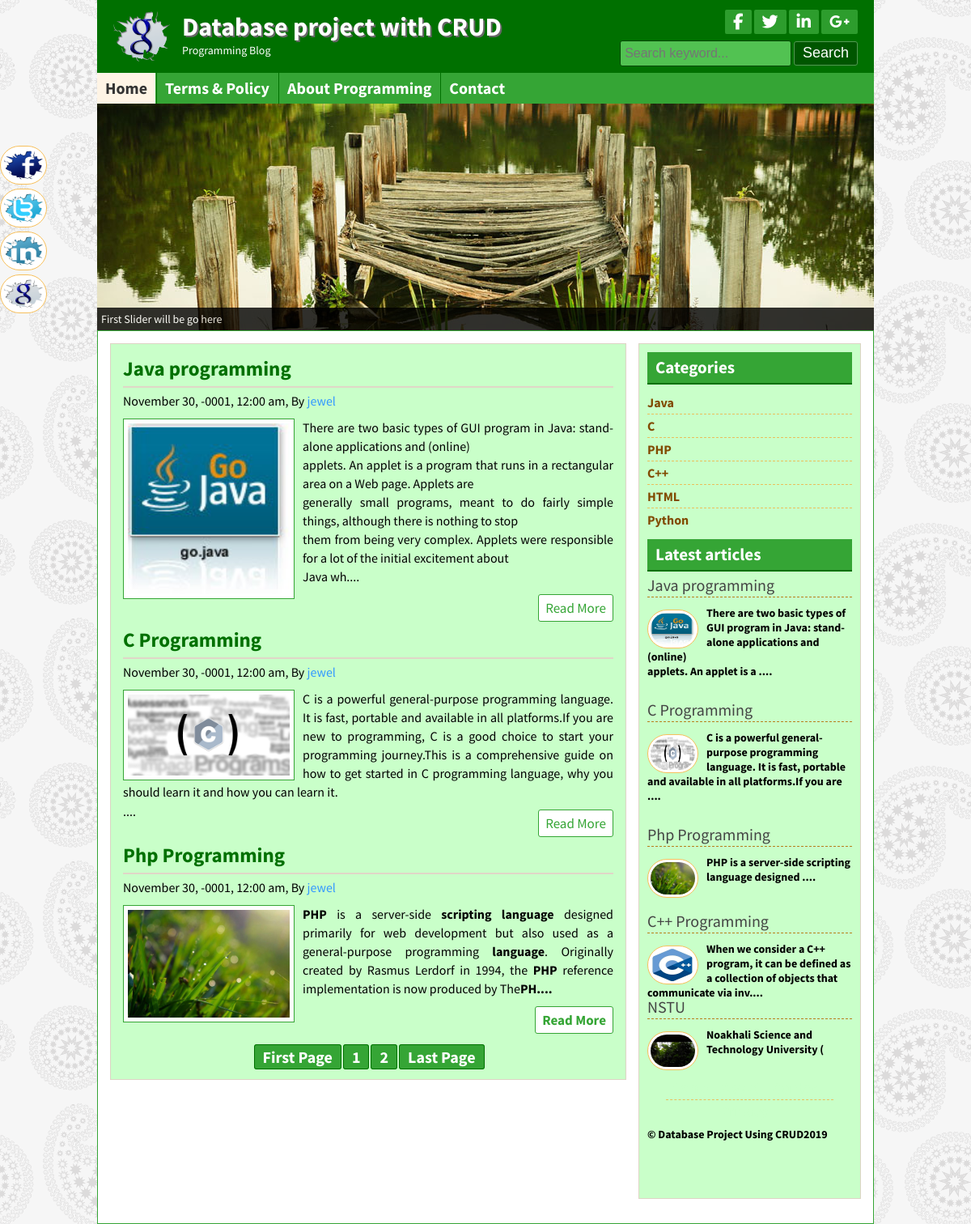
The page / on the database its author committed.
### tables this page shows
CREATE TABLE IF NOT EXISTS `title_slogan` (
  `id` int(11) NOT NULL AUTO_INCREMENT,
  `title` varchar(255) NOT NULL,
  `slogan` varchar(255) NOT NULL,
  `logo` varchar(255) NOT NULL,
  PRIMARY KEY (`id`)
);

CREATE TABLE IF NOT EXISTS `tbl_social` (
  `id` int(11) NOT NULL AUTO_INCREMENT,
  `fb` varchar(255) NOT NULL,
  `tw` varchar(255) NOT NULL,
  `ln` varchar(255) NOT NULL,
  `gp` varchar(255) NOT NULL,
  PRIMARY KEY (`id`)
);

CREATE TABLE IF NOT EXISTS `tbl_page` (
  `id` int(11) NOT NULL AUTO_INCREMENT,
  `name` varchar(255) NOT NULL,
  `body` text NOT NULL,
  PRIMARY KEY (`id`)
);

CREATE TABLE IF NOT EXISTS `tbl_post` (
  `id` int(11) NOT NULL AUTO_INCREMENT,
  `cat` int(11) NOT NULL,
  `title` varchar(255) NOT NULL,
  `description` varchar(255) NOT NULL,
  `body` text NOT NULL,
  `image` varchar(255) NOT NULL,
  `author` varchar(50) NOT NULL,
  `tags` varchar(255) NOT NULL,
  `date` timestamp NOT NULL,
  `userid` int(11) NOT NULL,
  PRIMARY KEY (`id`)
);

CREATE TABLE IF NOT EXISTS `tbl_category` (
  `id` int(11) NOT NULL AUTO_INCREMENT,
  `name` varchar(50) NOT NULL,
  PRIMARY KEY (`id`)
);

CREATE TABLE IF NOT EXISTS `tbl_footer` (
  `id` int(11) NOT NULL AUTO_INCREMENT,
  `note` varchar(255) NOT NULL,
  PRIMARY KEY (`id`)
);

### lib/database.php (called while the page is built, shortened)
<?php
	class database{
		public $host = DB_HOST;
		public $user = DB_USER;
		public $pass = DB_PASS;
		public $dbname = DB_NAME;
		public $link;
		private function connectDB(){
			$this->link = new mysqli($this->host, $this->user, $this->pass, $this->dbname);
		}
		public function select($query){
			$result = $this->link->query($query) or die($this->link->error.__LINE__);
			if($result->num_rows >0 ){
				return $result;
			}else{
				return false;
			}
		}
	}
?>

### helpers/format.php (called while the page is built, shortened)
<?php
	class format{
		public function formatdate($date){
			return date('F j, Y, g:i a',strtotime($date));
		}
		public function textshorten($text, $limit=400){
			$text = $text." ";
			$text = substr($text,0,$limit);
			$text = $text."....";
			return $text;
		}
	}
?>

### index.php (the view)
<?php include "inc/header.php"; ?>
<?php include "inc/slider.php"; ?>
	<div class="contentsection contemplete clear">
		<div class="maincontent clear">
			<?php
				$per_page = 3;
				if(isset($_GET["page"])){
					$page = $_GET["page"];
				}else{
					$page = 1;
				}
				$start_form = ($page-1) * $per_page;
			?>
		<?php
			$query = "select * from tbl_post limit $start_form, $per_page";
			$post = $db->select($query);
			if($post){
				while($result = $post->fetch_assoc()){
		?>
			<div class="samepost clear">
				<h2><a href="post.php?id=<?php echo $result['id']; ?>"><?php echo $result['title']; ?></a></h2>
				<h4><?php echo $fm->formatdate($result['date']); ?>, By <a href="#"><?php echo $result['author']; ?></a></h4>
				<a href="#"><img src="admin/<?php echo $result['image']; ?>" alt="post image"/></a>
				<?php echo $fm->textshorten($result['body']); ?>
				<div class="readmore clear">
				<a href="post.php?id=<?php echo $result['id']; ?>">Read More</a>
				</div>
			</div>
	<?php } ?>
	<?php
	$query = "select * from tbl_post";
	$result = $db->select($query);
	$total_rows = mysqli_num_rows($result);
	$total_pages = ceil($total_rows/$per_page);
	echo "<span class ='pagination'><a href = 'index.php?page=1'>".'First Page'."</a>";
	for($i=1; $i<=$total_pages; $i++){
		echo "<a href = 'index.php?page=".$i."'>".$i."</a>";
	}
	echo "<a href = 'index.php?page=$total_pages'>".'Last Page'."</a></span>" ?>
	<?php }else {header("Location:404.php");} ?>
	</div>
<?php include "inc/sidebar.php"; ?>
<?php include "inc/footer.php"; ?>

### inc/header.php (shortened to what this page needs)
<?php include "lib/database.php"; ?>
<?php include "helpers/format.php"; ?>
<?php
	$db = new database();
	$fm = new format();
?>
<!DOCTYPE html>
<html>
<head>
	<?php include "scripts/css.php"; ?>
</head>
<body>
	<div class="headersection templete clear">
		<a href="index.php">
			<div class="logo">
			<?php
				$query = "select * from title_slogan where id='1'";
				$blog_title = $db->select($query);
				if($blog_title){
					while($result = $blog_title->fetch_assoc()){
			?>
				<img src="admin/<?php echo $result['logo']; ?>" alt="Logo"/>
				<h2><?php echo $result['title']; ?></h2>
				<p><?php echo $result['slogan']; ?></p>
			<?php } } ?>
			</div>
		</a>
		<div class="social clear">
			<div class="icon clear">
			<?php
				$query = "select * from tbl_social where id='1'";
				$socialmedia = $db->select($query);
				if($socialmedia){
					while($result = $socialmedia->fetch_assoc()){
			?>
				<a href="<?php echo $result['fb'];?>" target="_blank"><i class="fa fa-facebook"></i></a>
				<a href="<?php echo $result['tw'];?>" target="_blank"><i class="fa fa-twitter"></i></a>
				<a href="<?php echo $result['ln'];?>" target="_blank"><i class="fa fa-linkedin"></i></a>
				<a href="<?php echo $result['gp'];?>" target="_blank"><i class="fa fa-google-plus"></i></a>
			<?php } } ?>
			</div>
			<div class="searchbtn clear">
			<form action="search.php" method="get">
				<input type="text" name="search" placeholder="Search keyword..."/>
				<input type="submit" name="submit" value="Search"/>
			</form>
			</div>
		</div>
	</div>
<div class="navsection templete">
	<?php
		$path = $_SERVER['SCRIPT_FILENAME'];
		$currentpage  = basename($path, '.php');
	?>
	<ul>
		<li><a <?php if($currentpage == 'index'){echo 'id="active"'; } ?> href="index.php">Home</a></li>
		<?php
			$query = "select * from tbl_page";
			$pages = $db->select($query);
			if($pages){
				while($result = $pages->fetch_assoc()){
		?>
			<li><a
			<?php
				if(isset($_GET['pageid']) && $_GET['pageid'] == $result['id']){
					echo 'id="active"';
				}
			?>
			href= "page.php?pageid=<?php echo $result['id']; ?>">
			<?php echo $result['name']; ?></a></li>
		<?php } } ?>
		<li><a <?php if($currentpage == 'contact'){echo 'id="active"'; } ?> href="contact.php">Contact</a></li>
	</ul>
</div>

### scripts/css.php
<link rel="stylesheet" href="font-awesome-4.5.0/css/font-awesome.css">
<link rel="stylesheet" href="css/nivo-slider.css" type="text/css" media="screen" />
<link rel="stylesheet" href="style.css">
<?php
		$query = "SELECT * FROM tbl_theme WHERE id='1'";
		$themes = $db->select($query);
		while($result = $themes->fetch_assoc()){
			if($result['theme'] == 'default'){ ?>
				<link rel="stylesheet" href="theme/default.css">
		<?php }
			elseif($result['theme'] == 'green'){ ?>
				<link rel="stylesheet" href="theme/green.css">
		<?php }
			elseif($result['theme'] == 'red'){ ?>
				<link rel="stylesheet" href="theme/red.css">
		<?php } } ?>

### inc/slider.php (shortened to what this page needs)
<div class="slidersection templete clear">
        <div id="slider">
		<?php
				$query = "select * from tbl_slider order by id limit 5";
					$slider = $db->select($query);
					if($slider){
						while($result = $slider->fetch_assoc()){
		?>
            <a href="#">
			</a>
        <?php } } ?>
        </div>
</div>

### inc/sidebar.php
<div class="sidebar clear">
		<div class="samesidebar clear">
			<h2>Categories</h2>
				<ul>
					<?php
						$query = "select * from tbl_category";
						$category = $db->select($query);
						if($category){
							while($result = $category->fetch_assoc()){
					?>
					<li><a href="posts.php?category=<?php echo $result['id']; ?>"><?php echo $result['name']; ?></a></li>
					<?php } }else{ ?>
						<li>NO Category Created.</li>
					<?php  } ?>
				</ul>
		</div>
		<div class="samesidebar clear">
			<h2>Latest articles</h2>
				<?php
					$query = "select * from tbl_post limit 5";
					$post = $db->select($query);
					if($post){
						while($result = $post->fetch_assoc()){
				?>
				<div class="popular clear">
					<h3><a href="post.php?id=<?php echo $result['id']; ?>"><?php echo $result['title']; ?></a></h3>
					<a href="post.php?id=<?php echo $result['id']; ?>">
						<img src="admin/<?php echo $result['image']; ?>" alt="post image"/></a>
					<?php echo $fm->textshorten($result['body'], 120); ?>
				</div>
		<?php } }else {header("Location:404.php");} ?>
		</div>
	</div>

### inc/footer.php (shortened to what this page needs)
</div>
	<div class="footersection templete clear">
	  <div class="footermenu clear">
		<ul>
			<li><a href="#">Home</a></li>
			<li><a href="#">About</a></li>
			<li><a href="#">Contact</a></li>
			<li><a href="#">Privacy</a></li>
		</ul>
	  </div>
	<?php
			$query = "select * from tbl_footer where id='1'";
			$copyright = $db->select($query);
			if($copyright){
				while($result = $copyright->fetch_assoc()){
	?>
	  <p>&copy; <?php echo $result['note']; ?><?php echo date('Y'); ?></p>
	<?php } }?>
	</div>
	<div class="fixedicon clear">
	<?php
		$query = "select * from tbl_social where id='1'";
		$socialmedia = $db->select($query);
		if($socialmedia){
			while($result = $socialmedia->fetch_assoc()){
	?>
		<a href="<?php echo $result['fb'];?>" target="_blank"><img src="images/fb.png" alt="Facebook"/></a>
		<a href="<?php echo $result['tw'];?>" target="_blank"><img src="images/tw.png" alt="Twitter"/></a>
		<a href="<?php echo $result['ln'];?>" target="_blank"><img src="images/in.png" alt="LinkedIn"/></a>
		<a href="<?php echo $result['gp'];?>" target="_blank"><img src="images/gl.png" alt="GooglePlus"/></a>
	<?php } } ?>
	</div>
</body>
</html>

### css/nivo-slider.css (style rules this page uses)
.nivoSlider { position:relative; }
.nivoSlider a.nivo-imageLink { position:absolute; top:0px; left:0px; width:100%; height:100%; border:0; padding:0; margin:0; z-index:60; display:none; }

### theme/green.css (style rules this page uses)
.headersection, .footersection { background: #007000 none repeat scroll 0 0; }
.icon a { background: #2d9d2d none repeat scroll 0 0; }
.searchbtn input[type="text"] { background:#52c252 none repeat scroll 0 0; border: 1px solid #034703; }
.searchbtn input[type="submit"] { border: 1px solid #549854; }
input[type="submit"] { background:#005600 none repeat scroll 0 0; border: 1px solid #52c252; }
.navsection { background: #35a535 none repeat scroll 0 0; }
.navsection ul li { border-left: 1px solid #007000; border-right: 1px solid #38a838; }
.samepost h2 a { color: #007000; }
.maincontent, .sidebar { background: #c9ffc9 none repeat scroll 0 0; }
.samepost img { border: 1px solid #35a535; }
.contentsection { border: 1px solid #35a535; }
.samesidebar h2 { background: #35a535 none repeat scroll 0 0; border-bottom: 2px solid #007000;color: #fff; }
.readmore a { border: 1px solid #35a535; color: #35a535; }
.pagination a { background:#35a535 none repeat scroll 0 0; border:1px solid #007000; color:#fff; }
.footermenu ul li a { color: #c9ffc9; }
.samepost h2, .about h2 { color: #007000; }

### rows shown on the page
title_slogan: logo (picture), title "Database project with CRUD", slogan "Programming Blog"
tbl_page: name "Terms & Policy"
tbl_page: name "About Programming"
tbl_post: title "Java programming", date "November 30, -0001, 12:00 am", author "jewel", image (picture), body "There are two basic types of GUI program in Java: stand-alone applications and (online) applets. An applet is a program that runs in a rectangular area on a Web page. Applets are generally small programs, meant to do fairly simple things, although there is nothing to stop them from being very complex. Applets were responsible for a lot of the initial excitement about Java wh....", body "There are two basic types of GUI program in Java: stand-alone applications and (online) applets. An applet is a ...."
tbl_post: title "C Programming", date "November 30, -0001, 12:00 am", author "jewel", image (picture), body "C is a powerful general-purpose programming language. It is fast, portable and available in all platforms.If you are new to programming, C is a good choice to start your programming journey.This is a comprehensive guide on how to get started in C programming language, why you should learn it and how you can learn it. ....", body "C is a powerful general-purpose programming language. It is fast, portable and available in all platforms.If you are ...."
tbl_post: title "Php Programming", date "November 30, -0001, 12:00 am", author "jewel", image (picture), body "PHP is a server-side scripting language designed primarily for web development but also used as a general-purpose programming language . Originally created by Rasmus Lerdorf in 1994, the PHP reference implementation is now produced by The PH....", body "PHP is a server-side scripting language designed ...."
tbl_category: name "Java"
tbl_category: name "C"
tbl_category: name "PHP"
tbl_category: name "C++"
tbl_category: name "HTML"
tbl_category: name "Python"
tbl_post: title "C++ Programming", image (picture), body "When we consider a C++ program, it can be defined as a collection of objects that communicate via inv...."
tbl_post: title "NSTU", image (picture), body "Noakhali Science and Technology University ("
tbl_footer: note "Database Project Using CRUD"
